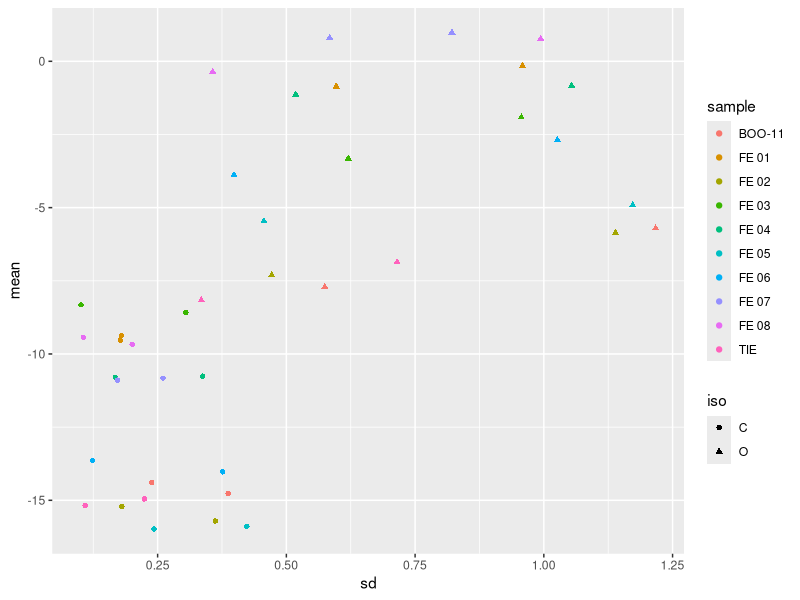
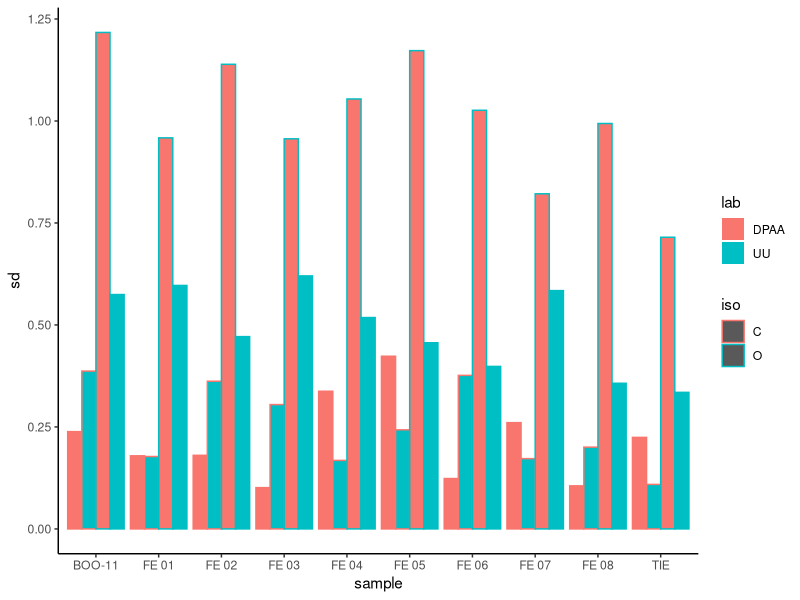

Write R code to recreate these figures, in order. (Note: this script raises an error after producing the figures.)
library(dplyr); library(tidyr);library(ggplot2)

delta <- read.csv('delta.csv')
sv <- read.csv('singlevalues.csv')
#how do the samples look, regardless of treatment? 
summ <- sv %>% 
  group_by(iso, lab, sample) %>% 
  summarize(mean = mean(value), 
            sd = sd(value), 
            min = min(value),
            max = max(value)) # huh some samples seem to just have higher SD 

ggplot() + 
  geom_point(data = summ, aes(x = sd, y = mean, color = sample, shape = iso))

ggplot() + 
  geom_col(data = summ, aes(y = sd, x = sample, color = iso, fill = lab), position = "dodge") + 
  theme_classic()


ggplot() + 
  geom_hline(yintercept = 0, color = 'grey20', linetype = 2) +
  geom_boxplot(data = long, aes(x = type, y = value, fill = iso, color = iso)) + 
  theme_classic() +
  theme(axis.text.x = element_text(size = 12),
        axis.text.y = element_text(size = 12),
        axis.title = element_text(size = 14), ) + 
  scale_x_discrete(guide = guide_axis(angle = 90)) +
  labs(x = "Treatment", 
       y = expression(paste(Delta, "isotope value", " (\u2030)")))
# what do we only have one isotope set for still? 

cols <- c("DPAA" = "#a0dee1",  "interlab" = "#7a1e47", "UU" = "#d2042d")
cols2 <- c("O" = "#07C3D9", "C" = "#8C044D")
#exploring interlab variability
ggplot() + 
  geom_hline(yintercept = 0, color = 'grey20', linetype = 2) +
  geom_boxplot(data = subset(long, lab == 'interlab'), 
               aes(x = type, y = value, fill = iso)) + 
  theme_classic() +
  scale_fill_manual(values = cols2, 
                    name = "Isotope", 
                    labels = c(expression(paste(delta^13, 'C')), 
                               expression(paste(delta^18, 'O')))) + 
  theme(axis.text.x = element_text(size = 12),
        axis.text.y = element_text(size = 12),
        axis.title = element_text(size = 14), ) + 
  scale_x_discrete(guide = guide_axis(angle = 90)) +
  #scale_fill_discrete(name = "Isotope", labels = c(expression(paste(delta^13, 'C')), expression(paste(delta^18, 'O')))) + 
  labs(x = "Protocol", 
       y = expression(paste(Delta, " isotope value ", "(\u2030)")))

# exploring DPAA variability
ggplot() + 
  geom_hline(yintercept = 0, color = 'grey20', linetype = 2) +
  geom_boxplot(data = subset(long, lab != 'interlab' & iso == 'C'), aes(x = type, y = value, fill = lab)) + 
  theme_classic() +
  scale_fill_manual(values = cols, 
                    name = "Isotope", 
                    labels = c("DPAA", "U of U")
                    ) + 
  theme(axis.text.x = element_text(size = 12),
        axis.text.y = element_text(size = 12),
        axis.title = element_text(size = 14), ) + 
  scale_x_discrete(guide = guide_axis(angle = 90)) +
  labs(x = "Protocol", 
       y = expression(paste(Delta, "isotope value", " (\u2030)")))

